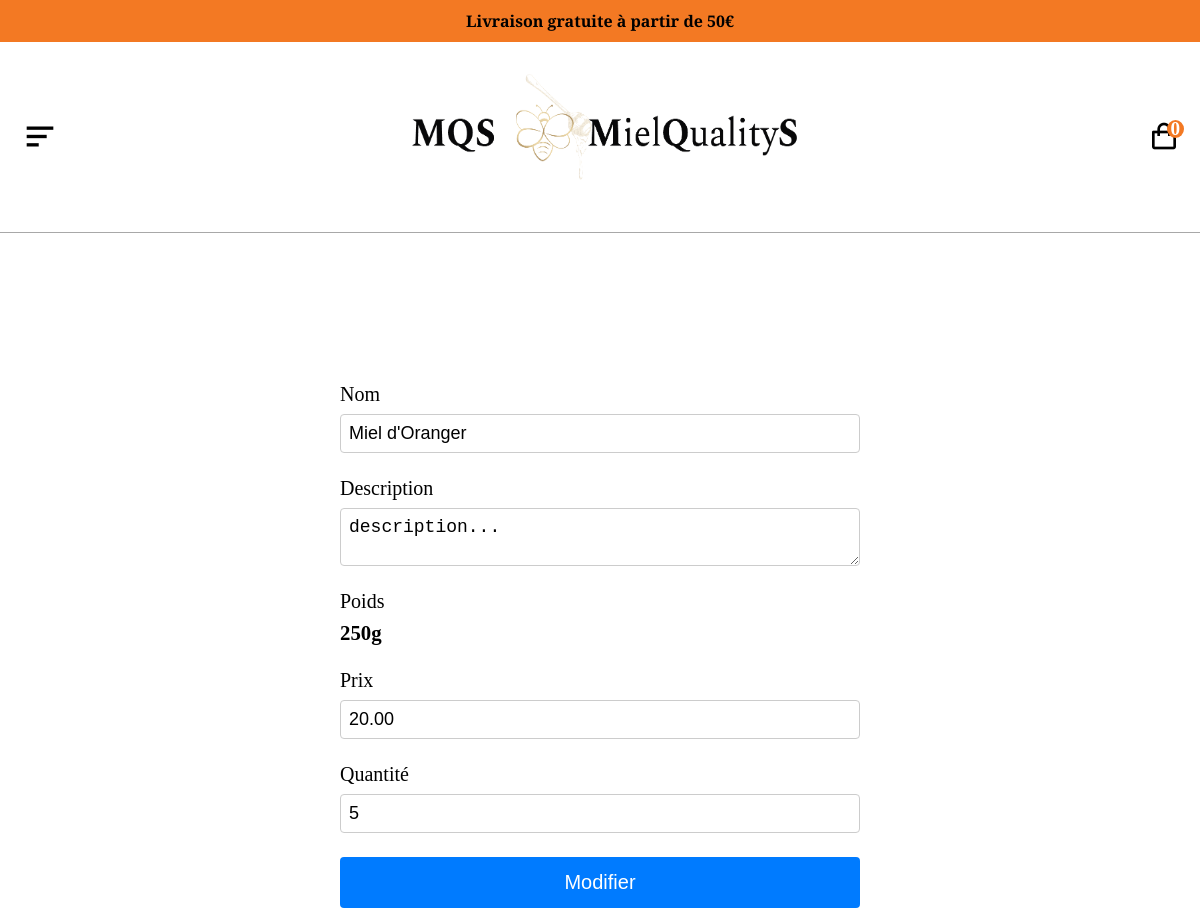
/ctrl/product/update-display.php?id=1&poids=250g, run on the app's committed database.
### tables this page shows
CREATE TABLE product (
    id INT AUTO_INCREMENT PRIMARY KEY,
    name VARCHAR(250),
    description TEXT,
    idUser INT,
    photo longblob,
    photo_filename varchar(255)
);

CREATE TABLE product_stock (
    id INT AUTO_INCREMENT PRIMARY KEY,
    poids VARCHAR(50) NOT NULL,
    price DECIMAL(10, 2) NOT NULL,
    quantity INT NOT NULL,
    idProduct INT NOT NULL
);

### ctrl/product/update-display.php (called while the page is built, shortened)
<?php
$dbConnection = getConnection($dbConfig);
$idProduct = $_GET['id'];
$queryProduct = 'SELECT id, name, description FROM product WHERE id = :idProduct';
$statementProduct = $dbConnection->prepare($queryProduct);
$statementProduct->bindParam(':idProduct', $idProduct, PDO::PARAM_INT);
$statementProduct->execute();
$productInfo = $statementProduct->fetch(PDO::FETCH_ASSOC);
$queryStock = 'SELECT poids, price, quantity FROM product_stock WHERE idProduct = :idProduct';
$statementStock = $dbConnection->prepare($queryStock);
$statementStock->bindParam(':idProduct', $idProduct, PDO::PARAM_INT);
$statementStock->execute();
$stockInfo = $statementStock->fetchAll(PDO::FETCH_ASSOC);
include $_SERVER['DOCUMENT_ROOT'] . '/view/product/update.php';

### view/product/update.php (the view, shortened to what this page needs)
<?php
$productInfo['poids'] = $_GET['poids'] ?? '';
$productInfo['price'] = $_GET['price'] ?? '';
$productInfo['quantity'] = $_GET['quantity'] ?? '';
?>
<!DOCTYPE html>
<html lang="fr">
<head>
    <link href='https://unpkg.com/boxicons@2.1.4/css/boxicons.min.css' rel='stylesheet'>
    <link rel="stylesheet" href="../../asset/css/style.css">
</head>
<body>
<div class="promo">
    <p>Livraison gratuite à partir de 50€</p>
</div>
    <?php include $_SERVER['DOCUMENT_ROOT'] . '/view/partial/header.php'; ?>
    <main>
        <form class="formUpdate" action="/ctrl/product/update.php" method="post">
            <div>
                <label for="name">Nom</label>
                <input type="text" name="name" id="name" value="<?= htmlspecialchars($productInfo['name'] ?? '', ENT_QUOTES) ?>" required>
            </div>
            <div>
                <label for="description">Description</label>
                <textarea name="description" id="description" required><?= htmlspecialchars($productInfo['description'] ?? '', ENT_QUOTES) ?></textarea>
            </div>
<div>
    <label for="poids">Poids</label>
    <p class="poids"><?= htmlspecialchars($productInfo['poids'], ENT_QUOTES) ?></p>
</div>
<?php foreach ($stockInfo as $info) {
                if ($info['poids'] == $productInfo['poids']) { ?>
                    <div>
                        <label for="price">Prix</label>
                        <input type="text" name="price" id="price" value="<?= htmlspecialchars($info['price'], ENT_QUOTES) ?>" required>
                    </div>
                    <div>
                        <label for="quantity">Quantité</label>
                        <input type="number" name="quantity" id="quantity" value="<?= htmlspecialchars($info['quantity'], ENT_QUOTES) ?>" required>
                    </div>
                <?php }
            } ?>
            <div class="submit">
                <button type="submit">Modifier</button>
            </div>
        </form>
    </main>
</body>
</html>

### asset/css/style.css (style rules this page uses)
* { margin: 0; padding: 0; }
body { overflow-x: hidden !important; margin: 0; padding: 0; width: 100vw; box-sizing: border-box !important; }
.promo { background-color: #f37923; color: #000; font-weight: bold; text-align: center; padding: 10px; font-family: "Spectral", serif; }
main { padding: 16px; }
main .formUpdate { display: flex; flex-direction: column; gap: 16px; }
main .formUpdate div { display: flex; flex-direction: column; }
main .formUpdate div .poids { font-size: 1.3rem; font-weight: bold; }
main .formUpdate div label { font-size: 16px; margin-bottom: 8px; }
main .formUpdate div input, main .formUpdate div textarea, main .formUpdate div select { padding: 8px; font-size: 16px; border: 1px solid #ccc; border-radius: 4px; }
main .formUpdate .submit { display: flex; justify-content: center; }
main .formUpdate .submit button { padding: 10px 20px; font-size: 16px; background-color: #007BFF; color: white; border: none; border-radius: 4px; cursor: pointer; transition: background-color 0.3s; }
@media (min-width: 1024px) { main .formUpdate { width: 50%; margin: 0 auto; gap: 24px; } }
@media (min-width: 1024px) { main .formUpdate div label { font-size: 20px; } }
@media (min-width: 1024px) { main .formUpdate div input, main .formUpdate div textarea, main .formUpdate div select { font-size: 18px; } }
@media (min-width: 1024px) { main .formUpdate .submit { justify-content: flex-end; } }
@media (min-width: 1024px) { main .formUpdate .submit button { font-size: 20px; padding: 14px 28px; } }
main { display: flex; justify-content: center; align-items: center; padding: 0px 80px; margin-top: 150px; }

### data on the page
product: name "Miel d'Oranger", description "description..."
product_stock: price "20.00", quantity "5"

### other printed values
$productInfo['poids'] "250g"
